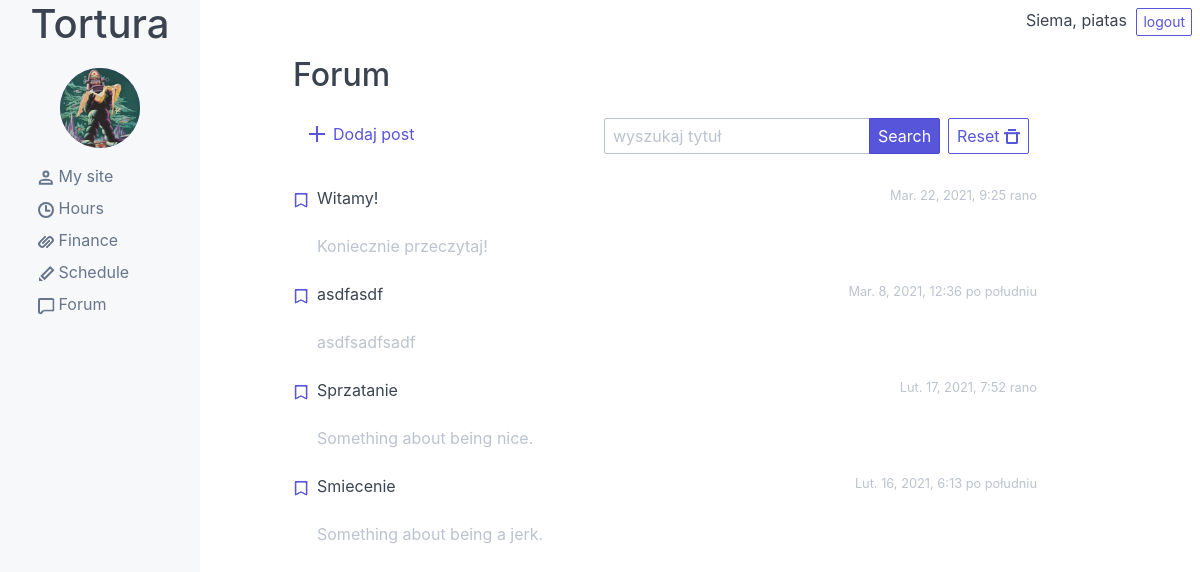
Page / (signed in) on the earlier database version.
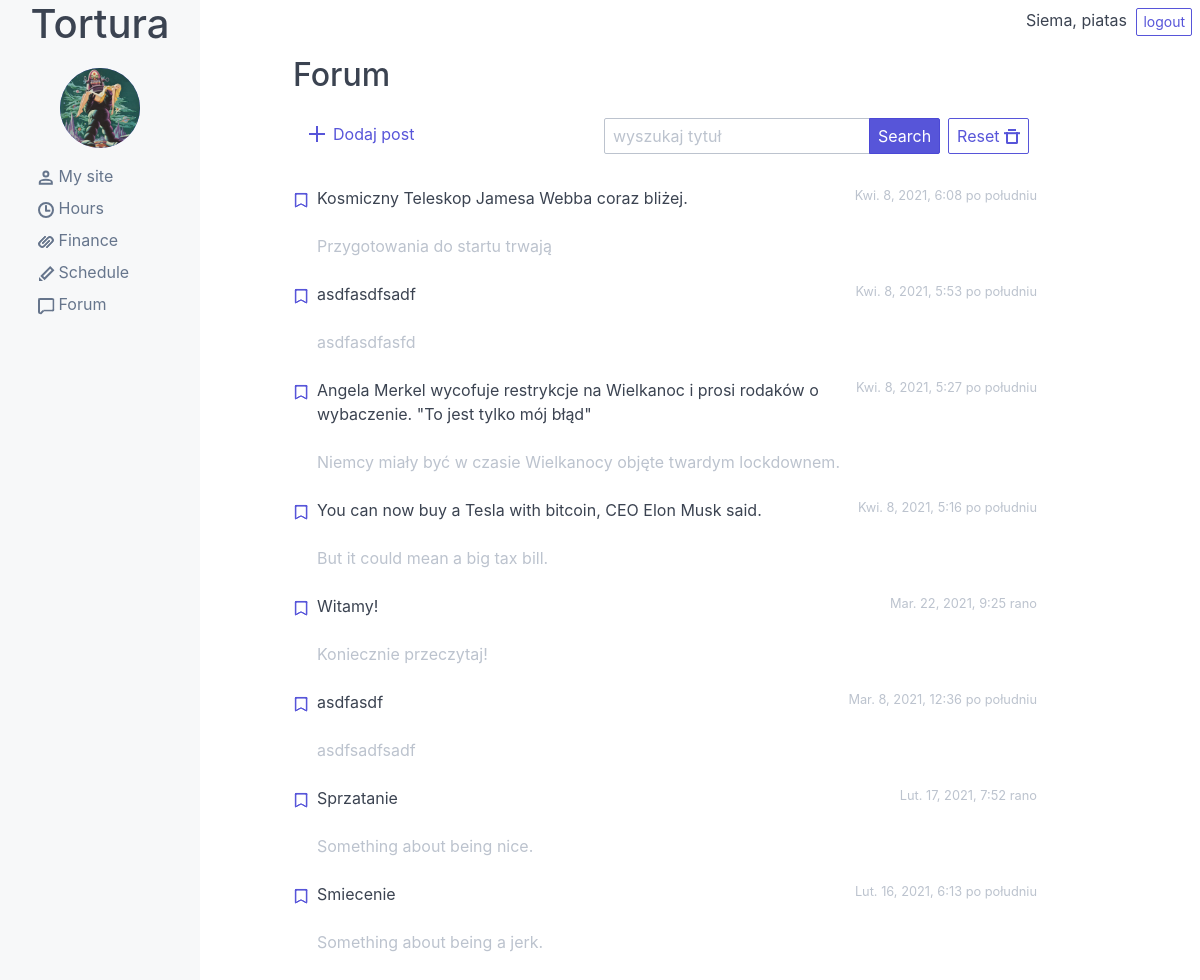
Same page on the later database version.
### articles/models.py (models this page shows, shortened)
class Article(models.Model):
    user = models.ForeignKey(User, on_delete=models.SET_NULL, null=True)
    title = models.CharField(max_length=256, verbose_name='Title')
    content = RichTextField(blank=True, null=True)
    snippet = models.CharField(max_length=120, verbose_name='Snippet')
    publication_datetime = models.DateTimeField(auto_now_add=True)
    class Meta:
        ordering = ['-publication_datetime']

### articles/views.py (the view)
# urls.py: path('', ArticleListView.as_view(), name='home'),
class ArticleListView(LoginRequiredMixin, ListView):
    def get_queryset(self):
        queryset = apps.get_model('articles.Article').objects.all()
        myFilter = ArticleFilter(self.request.GET, queryset=queryset)
        return myFilter.qs

### articles/templates/articles/article_list.html (shortened to what this page needs)
{% extends 'base.html' %}
{% block content %}
<h2>Forum</h2>
<header class="navbar" style="margin-bottom: 2em;">
  <div class="container">
    <div class="columns">
      <div class="column col-4 col-sm-12">
        <section class="navbar-section mt-2">
          <a href="{% url 'articles:article-create' %}" style="text-decoration: none;">
            <div class="tile tile-centered mx-2">
              <div class="tile-icon">
                <i class="icon icon-plus centered"></i>
              </div>
              <div class="tile-content">
                <div class="tile-title pt-1">Dodaj post</div>
              </div>
            </div>
          </a>
        </section>
      </div>
      <section class="navbar-section mt-2" style="margin-left: 10px;">
        <form class="input-group input-inline" method="GET">
          <input  class="form-input" type="text" name="title_search" id="id_title_search" placeholder="wyszukaj tytuł">
          <button class="btn btn-primary input-group-btn" type="submit">Search</button>
        </form>
        <form class="px-2" method="GET">
          <button class="btn" type="submit">Reset
            <i class="icon icon-delete"></i>
          </button>
      </form>
      </section>
    </div>
  </div>
</header>
{% for article in object_list %}
<a href="{% url 'articles:article-detail' article.id %}" style="text-decoration: none;">
<div class="tile forum-tile" id="tile_">
  <div class="tile-icon">
    <div class="example-tile-icon">
      <i class="icon icon-bookmark centered"></i>
    </div>
  </div>
  <div class="tile-content">
    <p class="tile-title text-dark">{{ article.title }}</p>
    <p class="tile-subtitle text-gray">{{ article.snippet }}</p>
  </div>
  <div class="tile-action text-tiny text-gray">
    {{ article.publication_datetime }}
  </div>
</div>
</a>
{% endfor %}
{% endblock %}

Differences in the rows shown:
added Article: title "Kosmiczny Teleskop Jamesa Webba coraz bliżej.", snippet "Przygotowania do startu trwają", publication_datetime "Kwi. 8, 2021, 6:08 po południu"
added Article: title "asdfasdfsadf", snippet "asdfasdfasfd", publication_datetime "Kwi. 8, 2021, 5:53 po południu"
added Article: title "Angela Merkel wycofuje restrykcje na Wielkanoc i prosi rodaków o wybaczenie. \"To jest tylko mój błąd\"", snippet "Niemcy miały być w czasie Wielkanocy objęte twardym lockdownem.", publication_datetime "Kwi. 8, 2021, 5:27 po południu"
added Article: title "You can now buy a Tesla with bitcoin, CEO Elon Musk said.", snippet "But it could mean a big tax bill.", publication_datetime "Kwi. 8, 2021, 5:16 po południu"
